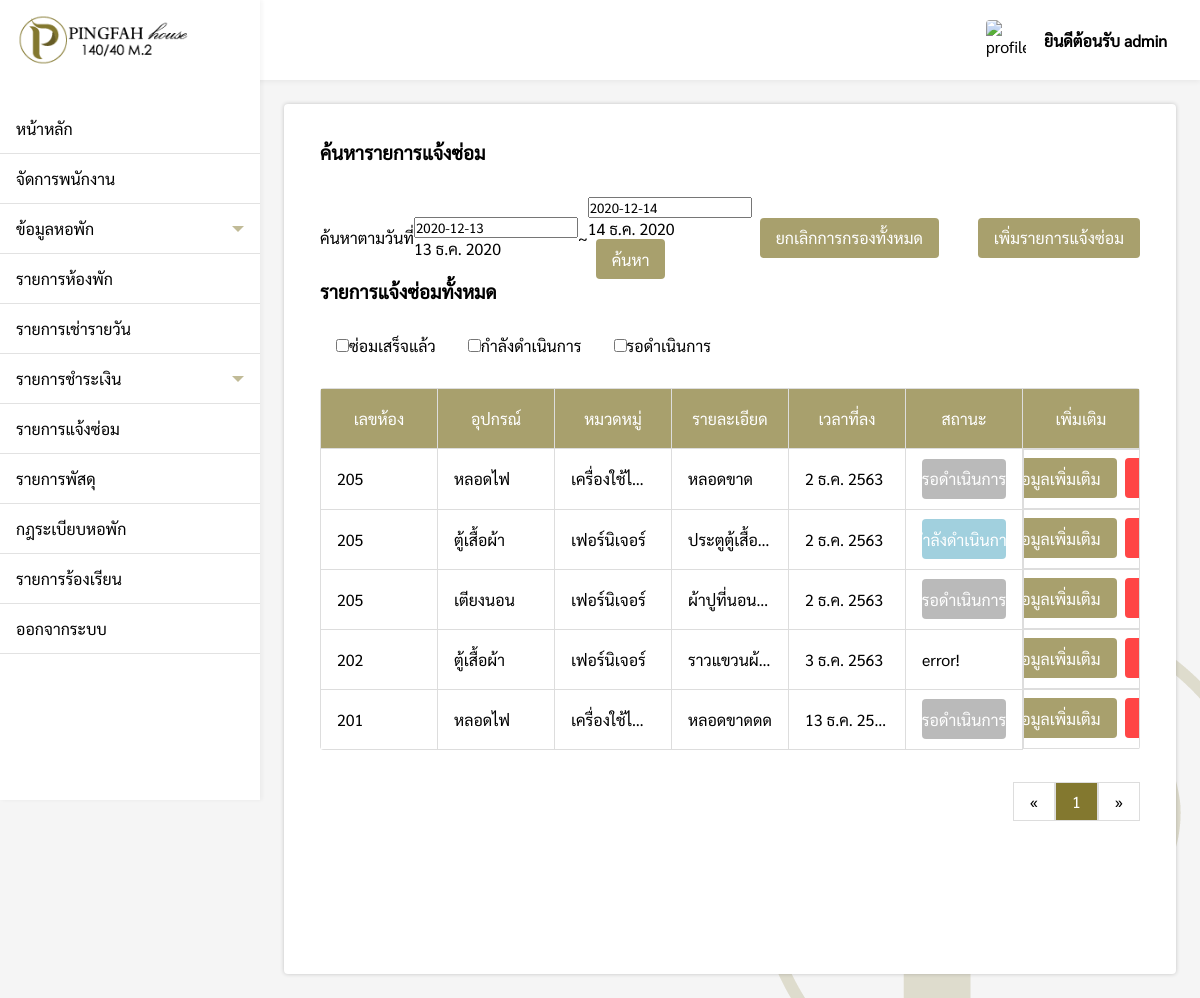
The page /pages/admin/repair/index.php (signed in) on the database as committed earlier.
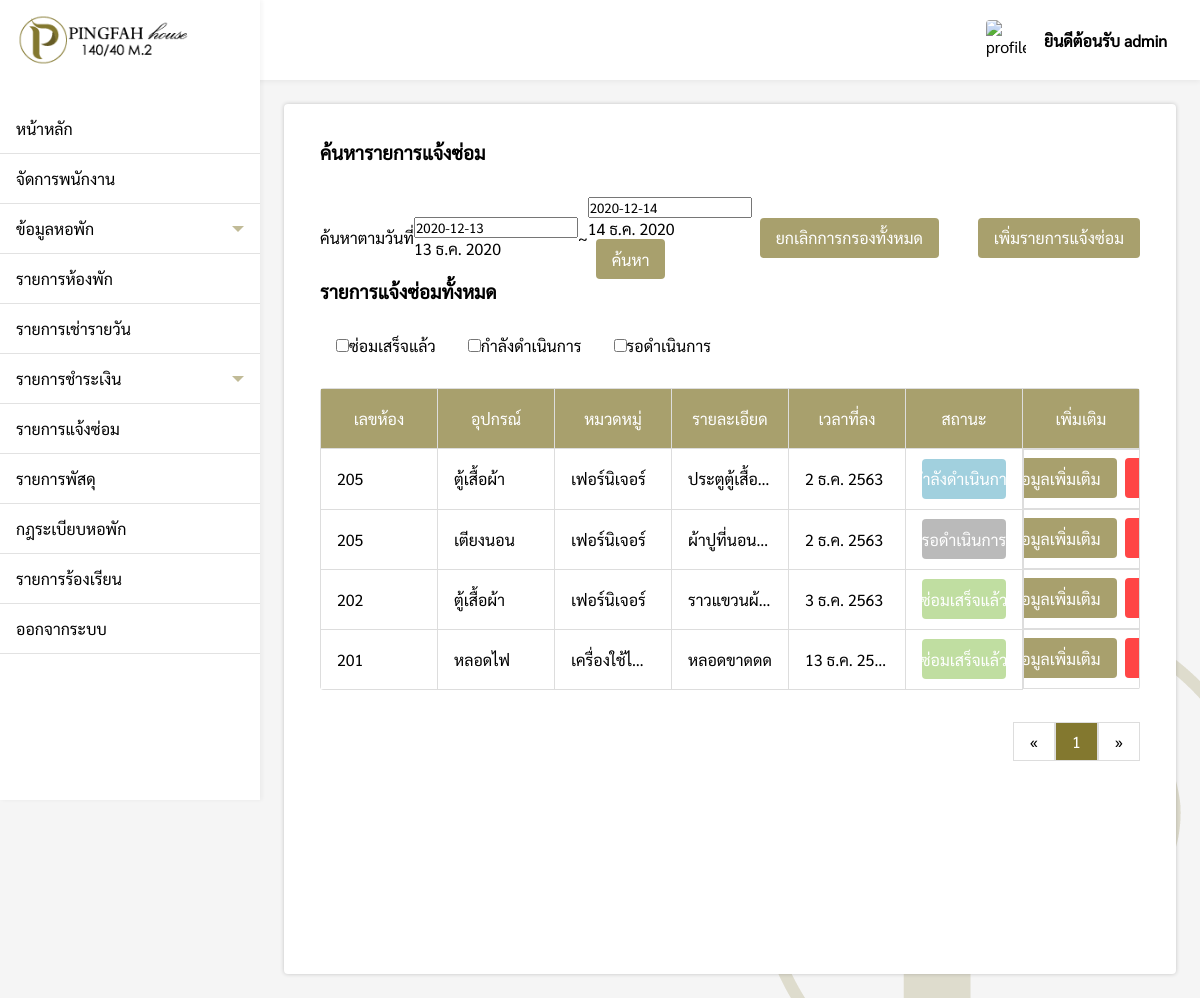
The same page on the database as committed later.
### tables this page shows
CREATE TABLE `repair` (
  `repair_id` int(11) NOT NULL,
  `room_id` varchar(200) NOT NULL,
  `repair_appliance` varchar(200) NOT NULL,
  `repair_category` varchar(200) NOT NULL,
  `repair_detail` varchar(200) NOT NULL,
  `repair_date` varchar(200) NOT NULL,
  `repair_successdate` varchar(200) NOT NULL,
  `repair_status` varchar(200) NOT NULL,
  `repair_income` float(100,2) NOT NULL,
  `repair_expenses` float(100,2) NOT NULL
);

### pages/admin/repair/index.php (the view, shortened to what the changed rows need)
<?php
if($_SESSION['level'] == 'admin'){
    include('../../connection.php');
    include('../../../components/sidebar.php');
    $from = @$_REQUEST['from'];
    $to = @$_REQUEST['to'];
    $check = @$_REQUEST['Status'];
    function DateThai($strDate)
    {
        $strYear = date("Y",strtotime($strDate))+543;
        $strMonth= date("n",strtotime($strDate));
        $strDay= date("j",strtotime($strDate));
        $strMonthCut = Array("","ม.ค.","ก.พ.","มี.ค.","เม.ย.","พ.ค.","มิ.ย.","ก.ค.","ส.ค.","ก.ย.","ต.ค.","พ.ย.","ธ.ค.");
        $strMonthThai=$strMonthCut[$strMonth];
        return "$strDay $strMonthThai $strYear";
    }
?>
<!DOCTYPE html>
<html lang="en">
<head>
    <link rel="stylesheet" href="../../../css/repair.css">
    <link rel="stylesheet" href="../../../css/my-style.css">
</head>
<body>
    <div class="box">
        <div style="padding:24px;">
            <div class="repair-box">
                <div>
                    <?php
                    $perpage = 5;
                    if(isset($_GET['page'])){
                        $page = $_GET['page'];
                    }else{
                        $page = 1;
                    }
                    $start = ($page - 1) * $perpage;
                    if(isset($from) && isset($to) && !isset($check)){
                        $sql = "SELECT * FROM repair WHERE (repair_date BETWEEN '$from' AND '$to') ORDER BY repair_date";
                    }else{
                        $sql = "SELECT * FROM repair ORDER BY repair_date LIMIT {$start} , {$perpage} ";
                    }
                        $result = $conn->query($sql);
                        if ($result->num_rows > 0) {
                ?>
                    <table>
                        <tr>
                            <th>เลขห้อง</th>
                            <th>อุปกรณ์</th>
                            <th>หมวดหมู่</th>
                            <th>รายละเอียด</th>
                            <th>เวลาที่ลง</th>
                            <th>สถานะ</th>
                            <th>เพิ่มเติม</th>
                        </tr>
                        <?php while($row = $result->fetch_assoc()){ ?>
                        <tr>
                            <td><?php echo $row['room_id']; ?></td>
                            <td><?php echo $row['repair_appliance']; ?></td>
                            <td><?php echo $row['repair_category']; ?></td>
                            <td><?php echo $row['repair_detail']; ?></td>
                            <td><?php echo DateThai($row['repair_date']); ?></td>
                            <td>
                                <?php
                                if($row['repair_status'] == 'รอดำเนินการ'){
                            ?>
                                <div class="pending-status">
                                    <p><?php echo $row['repair_status']; ?></p>
                                </div>
                                <?php
                                }else if($row['repair_status'] == 'กำลังดำเนินการ'){
                            ?>
                                <div class="inprogress-status">
                                    <p><?php echo $row['repair_status']; ?></p>
                                </div>
                                <?php
                                }else if($row['repair_status'] == 'ซ่อมเสร็จแล้ว'){
                            ?>
                                <div class="success-status">
                                    <p><?php echo $row['repair_status']; ?></p>
                                </div>
                                <?php
                                }else{
                                    echo "error!";
                                }
                            ?>
                            </td>
                            <td class="flex-more">
                                <div>
                                    <a
                                        href="../repair/repairDetail.php?repair_id=<?php echo $row['repair_id'];?>"><button>ดูข้อมูลเพิ่มเติม</button></a>
                                </div>
                                <div>
                                    <button class="del-btn"
                                        onclick="repair_del(<?php echo $row['repair_id']; ?>)">ลบ</button>
                                </div>
                            </td>
                        </tr>
                        <?php } ?>
                    </table>
                    <?php
                    $sql2 = "SELECT * FROM repair";
                    $query2 = mysqli_query($conn, $sql2);
                    $total_record = mysqli_num_rows($query2);
                    $total_page = ceil($total_record / $perpage);
                    ?>
                    <div style="display:flex;justify-content:flex-end">
                        <div class="pagination">
                            <?php
                        if(isset($from) && isset($to) && !isset($check)){
                        ?>
                            <a href="index.php?from=<?php echo $from; ?>&to=<?php echo $to; ?>&page=1">&laquo;</a>
                            <?php for($i=1;$i<=$total_page;$i++){ ?>
                            <a href="index.php?from=<?php echo $from; ?>&to=<?php echo $to; ?>&page=<?php echo $i; ?>"
                                <?php if($page == $i){ echo "style='background-color: rgb(131, 120, 47, 1);color:#fff;'"; }?>><?php echo $i; ?></a>
                            <?php } ?>
                            <a href="index.php?from=<?php echo $from; ?>&to=<?php echo $to; ?>&page=<?php echo $total_page; ?>">&raquo;</a>
                            <?php
                        }else{
                        ?>
                            <a href="index.php?page=1">&laquo;</a>
                            <?php for($i=1;$i<=$total_page;$i++){ ?>
                            <a href="index.php?page=<?php echo $i; ?>"
                                <?php if($page == $i){ echo "style='background-color: rgb(131, 120, 47, 1);color:#fff;'"; }?>><?php echo $i; ?></a>
                            <?php } ?>
                            <a href="index.php?page=<?php echo $total_page; ?>">&raquo;</a>
                            <?php } ?>
                        </div>
                    </div>
                    <?php
                }else{
                    echo "<div style='margin:32px 0'>ไม่มีรายการแจ้งซ่อม</div>";
                }
                ?>
                </div>
            </div>
        </div>
    </div>
</body>
</html>
<?php
}else{
    Header("Location: ../../login.php");
}
?>

Rows that differ between the two databases and show on the page:
removed repair: room "205", repair_appliance "หลอดไฟ", repair_category "เครื่องใช้ไฟ…", repair_detail "หลอดขาด", repair_date "2 ธ.ค. 2563", repair_status "รอดำเนินการ"
changed repair "ราวแขวนผ้…": repair_status (not shown) → "ซ่อมเสร็จแล้ว"; no longer shows "error!"
changed repair "หลอดไฟ": repair_status "รอดำเนินการ" → "ซ่อมเสร็จแล้ว"
